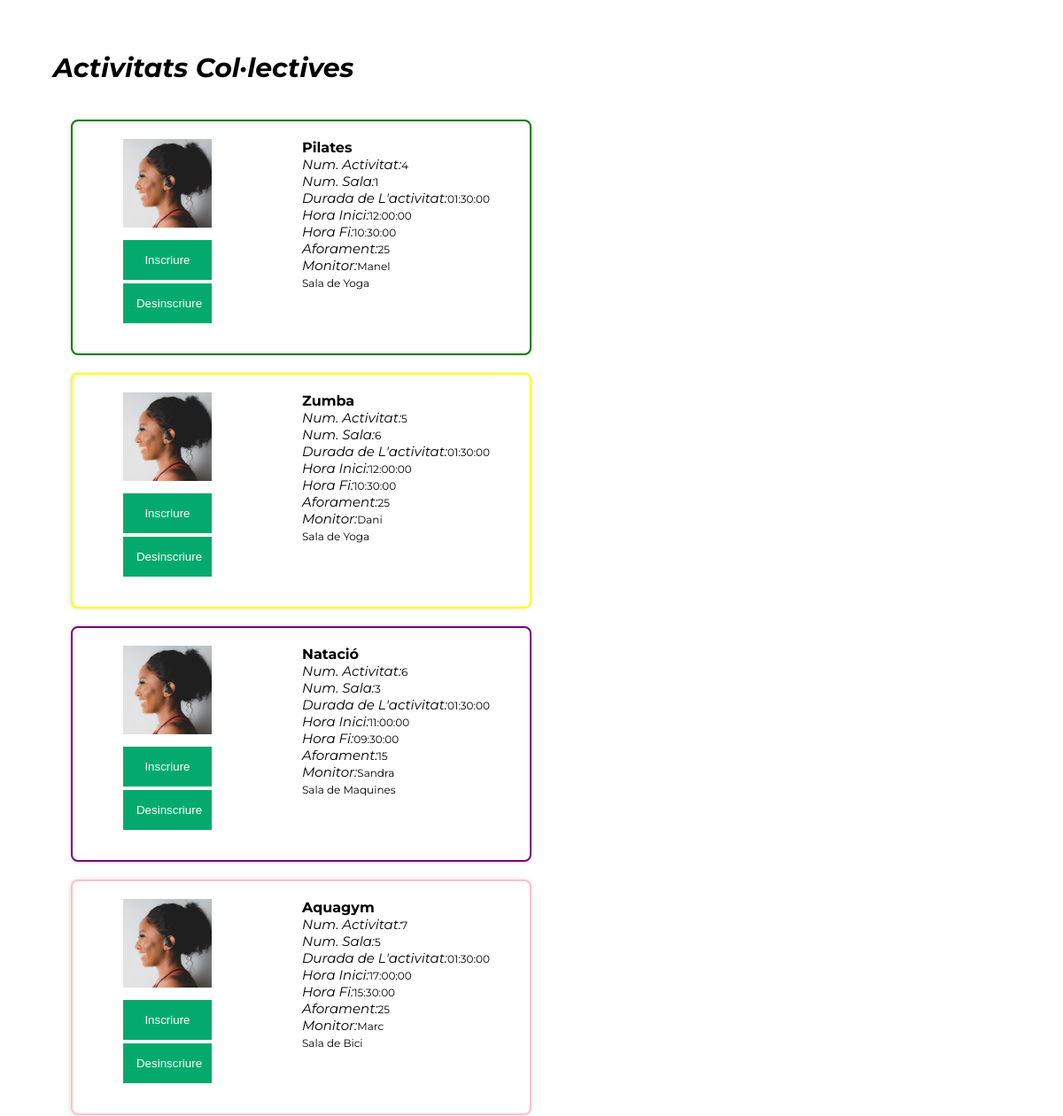
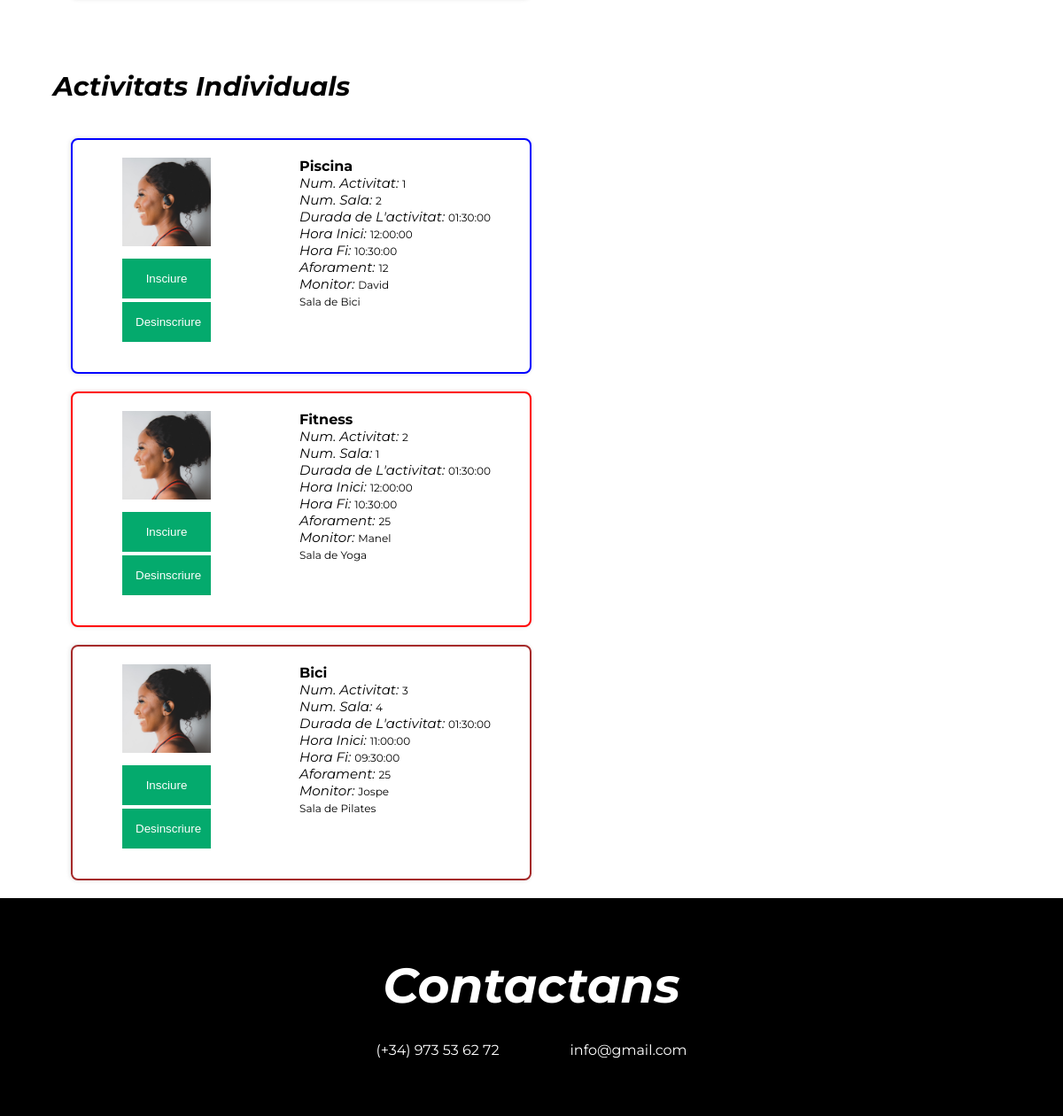
The page /Web/view/Act.view.php (signed in, lower part) on the database as committed earlier (2 pictures, top to bottom).
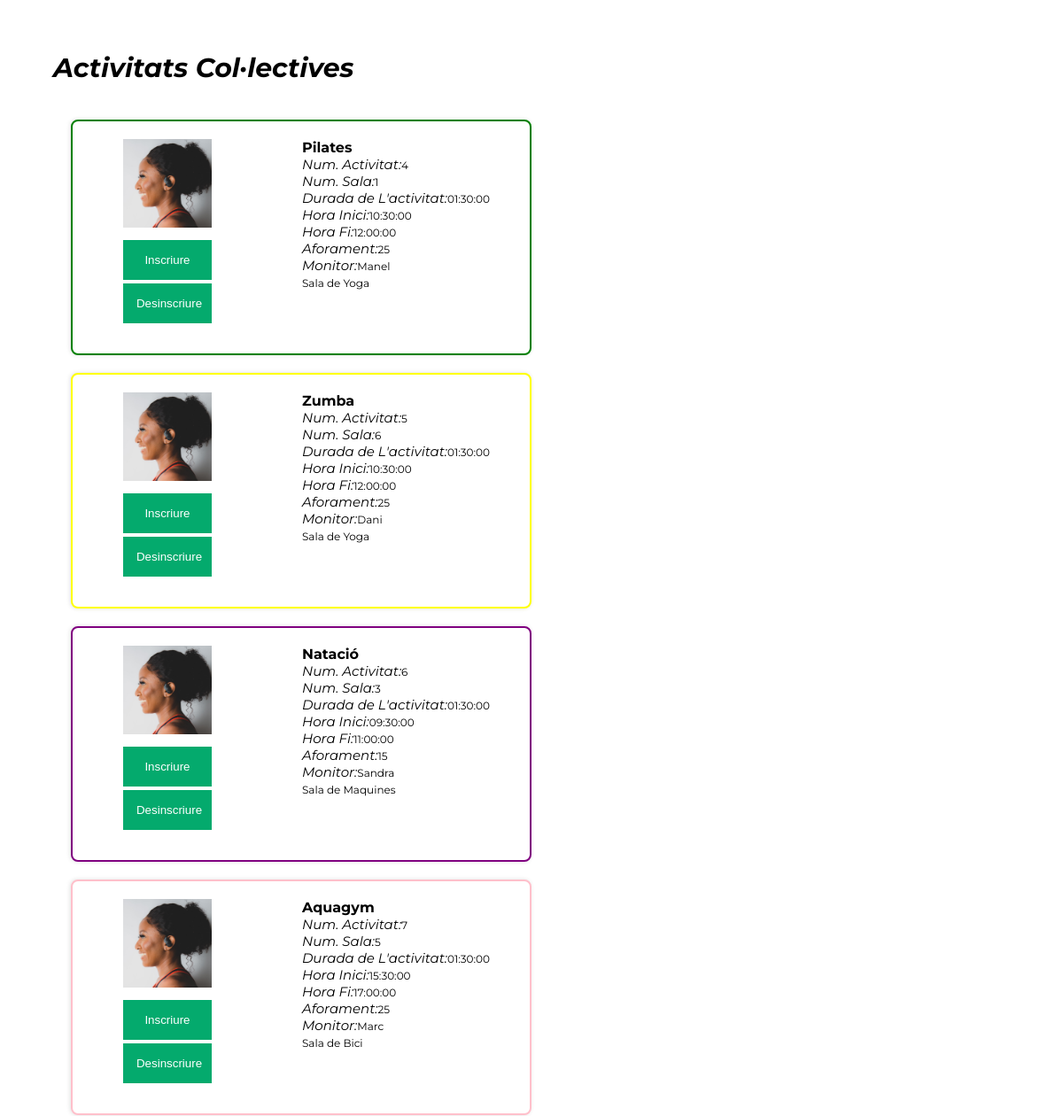
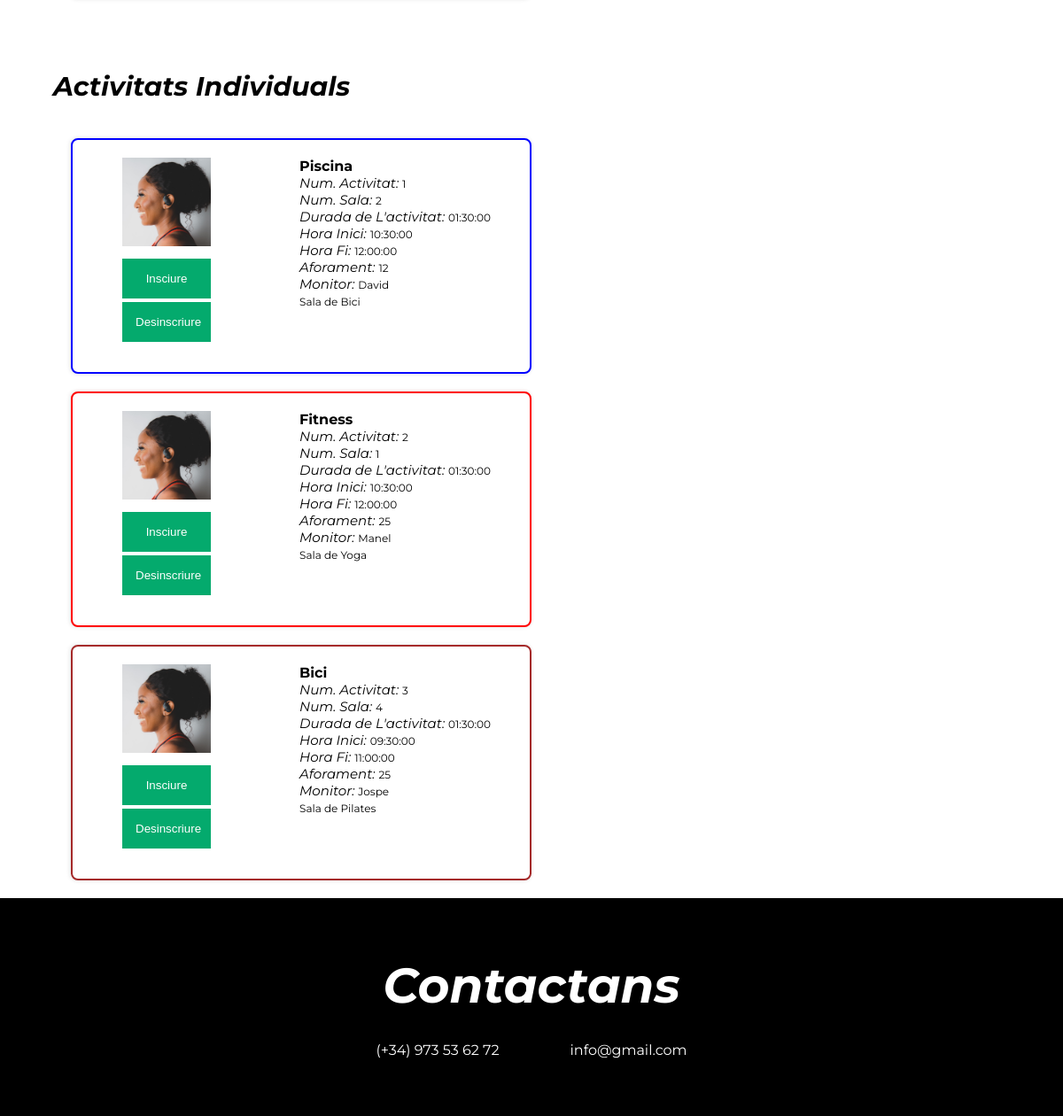
The same page on the database as committed later (2 pictures, top to bottom).
### tables this page shows
CREATE TABLE `Activitats` (
	`ID_Act` INT(255) NOT NULL AUTO_INCREMENT,
	`Descipció` varchar(255),
	`Durada` TIME NOT NULL,
    `Color` varchar(255),
	`Hora_i` TIME NOT NULL,
	`Hora_Fi` TIME NOT NULL,
	PRIMARY KEY (`ID_Act`)
);

CREATE TABLE `Sales` (
	`ID_Sala` INT NOT NULL,
	`Aforament` INT NOT NULL DEFAULT '0',
	`Descripció` varchar(255) DEFAULT '0',
	PRIMARY KEY (`ID_Sala`)
);

CREATE TABLE `Monitors` (
	`DNI` varchar(9) NOT NULL,
	`ID_Sala` INT NOT NULL,
	`Nom` VARCHAR(25) NOT NULL,
	`Cognom` VARCHAR(25) NOT NULL,
	`Data_naixement` DATE NOT NULL,
	`Tel` INT(255) NOT NULL,
	`Sou` DECIMAL NOT NULL,
	PRIMARY KEY (`DNI`)
);

### Web/php/funcions.php (called while the page is built, shortened)
<?php
function con(){
    $connexio = new mysqli("localhost", "root", "costa2021", "projecte2");
    return $connexio;
}
function visualitzarInfoActCol() {
    $sql="SELECT A.ID_Act as Num_Act, S.ID_Sala as Num_Sala, Durada,Hora_i, Hora_Fi, Aforament, Nom as Monitor, S.Descripció as Sala_Desc, A.Descipció as Act, Color
    from  activitats A,té T,sales S, monitors M, col·lectives C
    where A.ID_Act=T.ID_Act and
    T.ID_Sala=S.ID_Sala and
    M.ID_Sala=S.ID_Sala and
    C.ID_Act=A.ID_Act";
    $result=con()->query($sql);
    return $result;
}
function visualitzarInfoActInv() {
    $sql="SELECT A.ID_Act as Num_Act, S.ID_Sala as Num_Sala, Durada,Hora_i, Hora_Fi, Aforament, Nom as Monitor, S.Descripció as Sala_Desc, A.Descipció as Act, Color
    from  activitats A,té T,sales S, monitors M, individuals I
    where A.ID_Act=T.ID_Act and
    T.ID_Sala=S.ID_Sala and
    M.ID_Sala=S.ID_Sala and
    I.ID_Act=A.ID_Act";
    $result=con()->query($sql);
    return $result;
}
?>

### Web/view/Act.view.php (the view, shortened to what this page needs)
<?php
  include '../php/funcions.php';
?>
<!DOCTYPE html>
<html lang="en">
<head>
    <link rel="stylesheet" href="../css/act_ins.css">
    <link rel="stylesheet" href="https://cdnjs.cloudflare.com/ajax/libs/font-awesome/4.7.0/css/font-awesome.min.css">
</head>
<body>
    <div class="Sub-titulo">
        <h3>Activitats Col·lectives</h3>
    </div>
    <section id="tarjetas">
      <div class="contenedor">
          <div class="contenedor-tarjetas">
            <ul>
              <?php $result= visualitzarInfoActCol();
              while($row = $result->fetch_assoc()){
              ?>
                <li>
                  <div class="tarjeta" style="border: 2px solid <?php echo $row['Color']; ?>">
                    <div class="img_Act">
                      <img src="../img/galeria1.jpg" alt="Activitat">
                      <form action="" method="post">
                      <input type="submit" value="Inscriure" name="ins">
                      <input type="submit" value="Desinscriure" name="des">
                      </form>
                    </div>
                    <div class ="info_Act">
                      <h4><?php echo $row['Act'] ?></h4>
                      <p><span>Num. Activitat:</span><?php echo $row['Num_Act'] ?></p>
                      <p><span>Num. Sala:</span><?php echo $row['Num_Sala'] ?></p>
                      <p><span>Durada de L'activitat:</span><?php echo $row['Durada'] ?></p>
                      <p><span>Hora Inici:</span><?php echo $row['Hora_i'] ?></p>
                      <p><span>Hora Fi:</span><?php echo $row['Hora_Fi'] ?></p>
                      <p><span>Aforament:</span><?php echo $row['Aforament'] ?></p>
                      <p><span>Monitor:</span><?php echo $row['Monitor'] ?></p>
                      <p><span></span><?php echo $row['Sala_Desc'] ?></p>
                    </div>
                  </div>
                </li>
              <?php } ?>
            </ul>
          </div>
        </div>
    </section>
    <div class="Sub-titulo">
        <h3>Activitats Individuals</h3>
    </div>
    <section id="tarjetas">
      <div class="contenedor">
          <div class="contenedor-tarjetas">
            <ul>
              <?php $result= visualitzarInfoActInv();
              while($row = $result->fetch_assoc()){
              ?>
                <li>
                  <div class="tarjeta" style="border: 2px solid <?php echo $row['Color']; ?>">
                    <div class="img_Act">
                      <img src="../img/galeria1.jpg" alt="Activitat">
                      <form action="" method="post">
                      <input type="submit" value="Insciure" name="ins">
                      <input type="submit" value="Desinscriure" name="des">
                      </form>
                    </div>
                    <div class ="info_Act"  >
                      <h4><?php echo $row['Act'] ?></h4>
                      <p><span>Num. Activitat: </span><?php echo $row['Num_Act'] ?></p>
                      <p><span>Num. Sala: </span><?php echo $row['Num_Sala'] ?></p>
                      <p><span>Durada de L'activitat: </span><?php echo $row['Durada'] ?></p>
                      <p><span>Hora Inici: </span><?php echo $row['Hora_i'] ?></p>
                      <p><span>Hora Fi: </span><?php echo $row['Hora_Fi'] ?></p>
                      <p><span>Aforament: </span><?php echo $row['Aforament'] ?></p>
                      <p><span>Monitor: </span><?php echo $row['Monitor'] ?></p>
                      <p><span></span><?php echo $row['Sala_Desc'] ?></p>
                    </div>
                  </div>
                </li>
              <?php } ?>
            </ul>
          </div>
        </div>
    </section>
  <footer>
    <section id="contactar">
      <div class="contenedor">
          <h2>Contactans</h2>
          <div class="info">
            <p>(+34) 973 53 62 72</p>
             <p>info@gmail.com</p>
          </div>
      </div>
    </section>
  </footer>
</body>
</html>

### Web/css/act_ins.css (style rules this page uses)
* { padding: 0; margin: 0; box-sizing: border-box; }
.contenedor { width: 90%; max-width: 1280px; margin: auto; }
body { padding: 0; margin: 0; font-family: 'Montserrat', sans-serif; }
li { list-style: none ; }
.contenedor-tarjetas ul li { display: flex; flex-direction: column; margin: 20px; }
.tarjeta { display: flex; justify-content: space-around; align-content: center; box-shadow: -1px 0px 5px #0000001f; width: 50%; background: #fff; padding: 20px 0px; border-radius: 8px; }
.img_Act { display: flex; flex-direction: column; align-items: center; }
.img_Act input[type=submit] { background-color: #04AA6D; border: none; color: white; padding: 15px; text-decoration: none; margin: 4px 2px; cursor: pointer; width: 100px; display: block; }
.img_Act form { padding: 10px; }
.img_Act img { width: 100px; height: 100px; }
.info_Act p { font-size: 12px; }
.info_Act span { font-size: 15px; font-style: oblique; }
.Sub-titulo { display: flex; align-content: center; }
.Sub-titulo h3 { font-size: 30px; font-style: italic; width: 90%; margin: auto; margin-top: 60px; margin-bottom: 20px; }
footer #contactar { padding: 65px; background: #000; text-align: center; color: #fff; }
footer #contactar h2 { font-size: 55px; font-style: italic; width: 90%; margin: auto; margin-bottom: 30px; }
.info { display: flex; justify-content: center; }
.info p { margin: 0 40px; }

Rows that differ between the two databases and show on the page:
changed activitats "Pilates": Hora_i "12:00:00" → "10:30:00"; Hora_Fi "10:30:00" → "12:00:00"
changed activitats "Zumba": Hora_i "12:00:00" → "10:30:00"; Hora_Fi "10:30:00" → "12:00:00"
changed activitats "Natació": Hora_i "11:00:00" → "09:30:00"; Hora_Fi "09:30:00" → "11:00:00"
changed activitats "Aquagym": Hora_i "17:00:00" → "15:30:00"; Hora_Fi "15:30:00" → "17:00:00"
changed activitats "Piscina": Hora_i "12:00:00" → "10:30:00"; Hora_Fi "10:30:00" → "12:00:00"
changed activitats "Fitness": Hora_i "12:00:00" → "10:30:00"; Hora_Fi "10:30:00" → "12:00:00"
changed activitats "Bici": Hora_i "11:00:00" → "09:30:00"; Hora_Fi "09:30:00" → "11:00:00"
